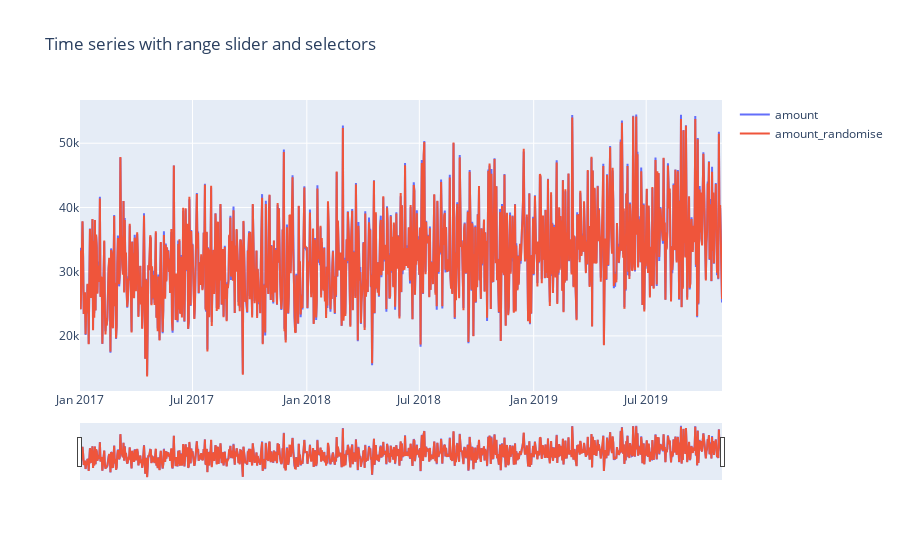

Here is the notebook cell this chart was saved with:
### Code cell
df_tmp = df1_day[["amount", "amount_randomise"]].resample("D", origin='start_day').sum().reset_index()
# Create figure
fig = go.Figure()

# 複数系列をやる時は、add_traceを繰り返し実行する。
fig.add_trace(
    go.Scatter(x=df_tmp.sales_ymd, y=df_tmp["amount"],name="amount")
    )
fig.add_trace(
    go.Scatter(x=df_tmp.sales_ymd, y=df_tmp["amount_randomise"],name="amount_randomise")
    )

# Set title
fig.update_layout(
    title_text="Time series with range slider and selectors"
)

# Add range slider
fig.update_layout(
    xaxis=dict(
        rangeslider=dict(
            visible=True,
        ),
        type="date"
    )
)

fig.show()

### Figure 1 — Plotly figure (JSON) as saved in the notebook; plotly's stock layout.template omitted (floating-point values rounded to 4 significant figures; data arrays with more than 128 entries replaced by an {"elided": "..."} marker saying what was removed)
{"data": [{"name": "amount", "type": "scatter", "x": {"elided": "1034 str values"}, "y": {"elided": "1034 int values"}}, {"name": "amount_randomise", "type": "scatter", "x": {"elided": "1034 str values"}, "y": {"elided": "1034 int values"}}], "layout": {"title": {"text": "Time series with range slider and selectors"}, "xaxis": {"rangeslider": {"visible": true}, "type": "date"}}}
